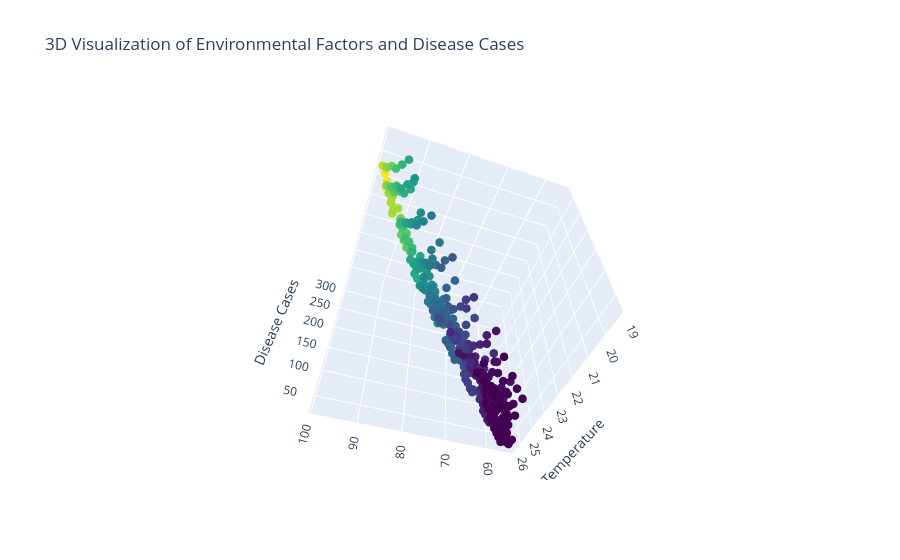

Notebook cell for this chart:
### Code cell
import plotly.graph_objects as go

fig = go.Figure(data=[go.Scatter3d(
    x=df['temperature_c'],
    y=df['humidity_pct'],
    z=df['disease_cases'],
    mode='markers',
    marker=dict(
        size=5,
        color=df['rainfall_mm'],
        colorscale='Viridis'
    )
)])

fig.update_layout(
    title='3D Visualization of Environmental Factors and Disease Cases',
    scene=dict(
        xaxis_title='Temperature',
        yaxis_title='Humidity',
        zaxis_title='Disease Cases'
    )
)

fig.show()

### Figure 1 — Plotly figure (JSON) as saved in the notebook; plotly's stock layout.template omitted (floating-point values rounded to 4 significant figures; data arrays with more than 128 entries replaced by an {"elided": "..."} marker saying what was removed)
{"data": [{"marker": {"color": {"elided": "365 float values"}, "colorscale": [[0, "#440154"], [0.1111, "#482878"], [0.2222, "#3e4989"], [0.3333, "#31688e"], [0.4444, "#26828e"], [0.5556, "#1f9e89"], [0.6667, "#35b779"], [0.7778, "#6ece58"], [0.8889, "#b5de2b"], [1, "#fde725"]], "size": 5}, "mode": "markers", "type": "scatter3d", "x": {"elided": "365 float values"}, "y": {"elided": "365 int values"}, "z": {"elided": "365 int values"}}], "layout": {"autosize": true, "scene": {"aspectmode": "auto", "aspectratio": {"x": 1, "y": 1, "z": 1}, "camera": {"center": {"x": 0, "y": 0, "z": 0}, "eye": {"x": -1.343, "y": 0.4682, "z": -1.755}, "projection": {"type": "perspective"}, "up": {"x": 0, "y": 0, "z": 1}}, "xaxis": {"title": {"text": "Temperature"}, "type": "linear"}, "yaxis": {"title": {"text": "Humidity"}, "type": "linear"}, "zaxis": {"title": {"text": "Disease Cases"}, "type": "linear"}}, "title": {"text": "3D Visualization of Environmental Factors and Disease Cases"}}}
